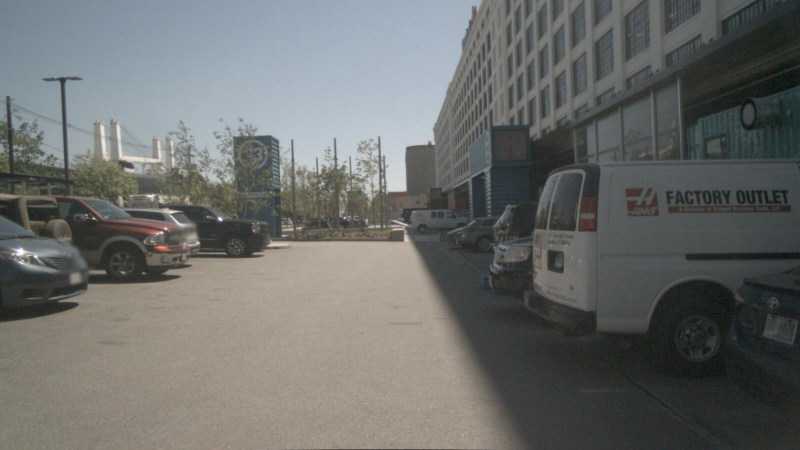
#> input picture input/NuScenes/images/CAM_FRONT/000001.jpg, 1600 x 900 px, found by its file name (shown at 1/2 size); its folder holds 4 pictures in this run
$ python undistort_images.py
#> lines starting #> are read from the running program, lines starting #| are printed output that depends on the picture
import os
import cv2
import numpy as np

# FRONT
image_path_in_front = '/media/cvrr/161d15ca-26dc-4d36-b085-945b15ce24b8/sandbox/datasets/lisat/data/sequences/2018-05-23-001-frame-00042917-00043816/distorted/CAM_FRONT/'
image_path_out_front = '/media/cvrr/161d15ca-26dc-4d36-b085-945b15ce24b8/sandbox/datasets/lisat/data/sequences/2018-05-23-001-frame-00042917-00043816/undistorted/CAM_FRONT/'
# k_1, k_2, p_1, p_2 (radial, tangential)
distortion_coeff_front = np.array([-0.243484617174364, 0.061191670493188, 0, 0])
# intrinsic_matrix is same for all 6 cameras
camera_intrinsic_matrix = np.array([[851.809297551590, 0, 981.172134933419],
                                    [0, 849.762831114839, 692.173655689540],
                                    [0, 0, 1]])
for file in sorted(os.listdir(image_path_in_front)):
    img = cv2.imread(image_path_in_front + file)
#> img is the input picture: shape (900, 1600, 3); mean B, G, R 107.1, 109.1, 107.7
    dst = cv2.undistort(img, camera_intrinsic_matrix, distortion_coeff_front)
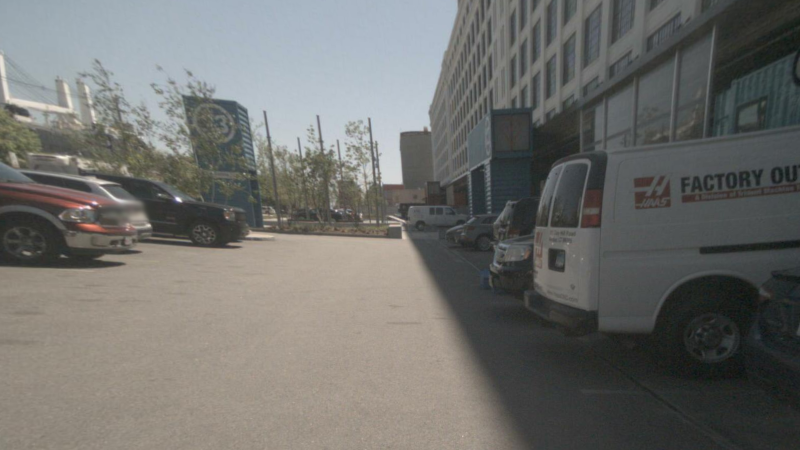
#> dst: shape (900, 1600, 3) (shown at 1/2 size); mean B, G, R 108.2, 111.4, 111.5
    cv2.imwrite(image_path_out_front + file, dst)
#> pass 2 of the loop `for file in sorted(os.listdir(image_path_in_front)):`:
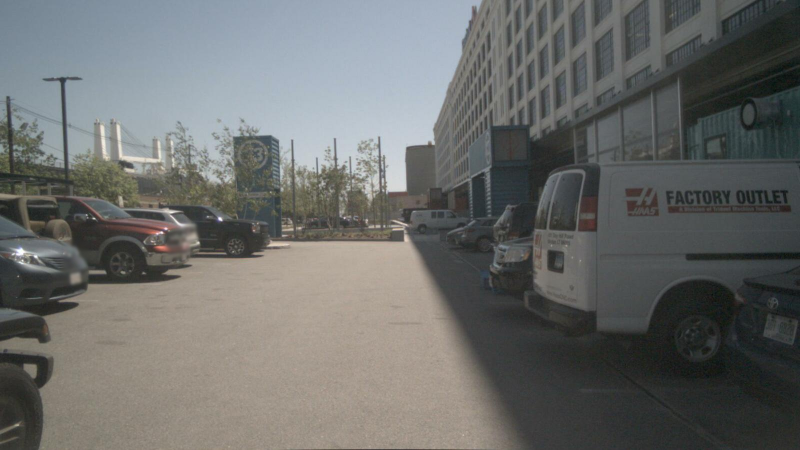
#> input picture input/NuScenes/images/CAM_FRONT/000008.jpg, 1600 x 900 px, found by its file name (shown at 1/2 size)
#> img is the input picture: shape (900, 1600, 3); mean B, G, R 106.8, 108.7, 107.3
#> `dst = cv2.undistort(img, camera_intrinsic_matrix, distortion_coeff_fro..`:
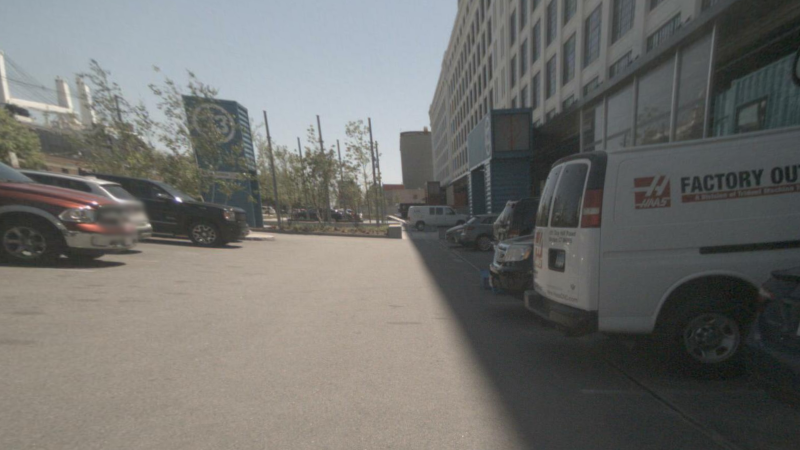
#> dst: shape (900, 1600, 3) (shown at 1/2 size); mean B, G, R 108.8, 111.9, 112.1
#> pass 3 of the loop `for file in sorted(os.listdir(image_path_in_front)):`:
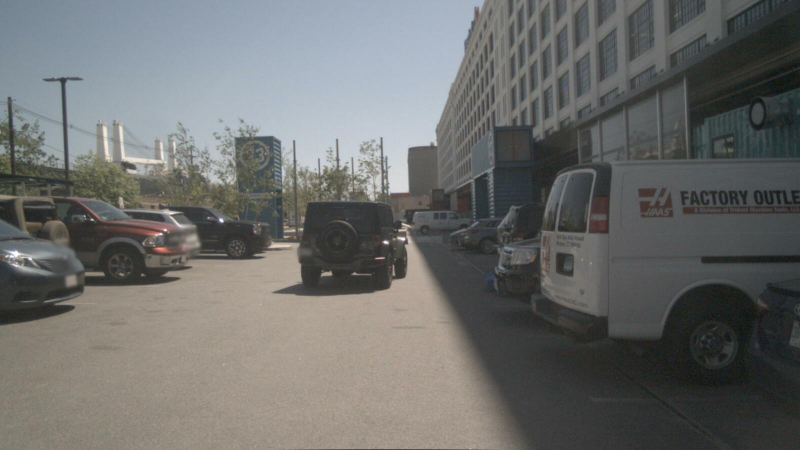
#> input picture input/NuScenes/images/CAM_FRONT/000014.jpg, 1600 x 900 px, found by its file name (shown at 1/2 size)
#> img is the input picture: shape (900, 1600, 3); mean B, G, R 107.9, 109.6, 108.8
#> `dst = cv2.undistort(img, camera_intrinsic_matrix, distortion_coeff_fro..`:
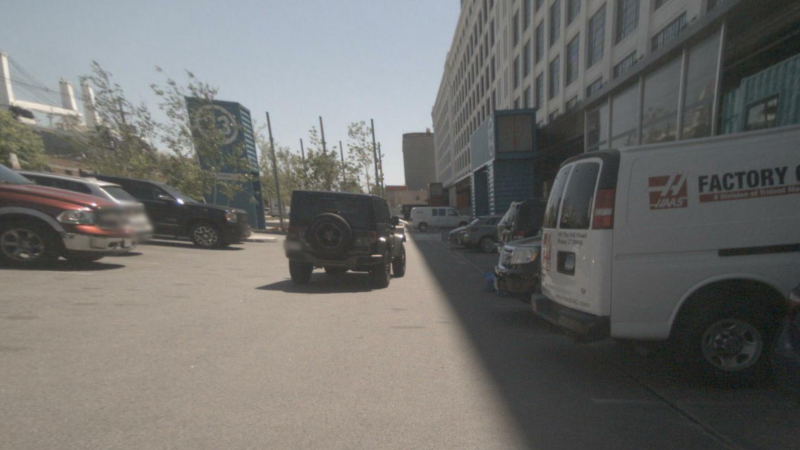
#> dst: shape (900, 1600, 3) (shown at 1/2 size); mean B, G, R 108.7, 111.5, 112.2
#> the loop made 4 passes; the first 3 are shown

# FRONT_RIGHT
image_path_in_front_right = '/media/cvrr/161d15ca-26dc-4d36-b085-945b15ce24b8/sandbox/datasets/lisat/data/sequences/2018-05-23-001-frame-00042917-00043816/distorted/CAM_FRONT_RIGHT/'
image_path_out_front_right = '/media/cvrr/161d15ca-26dc-4d36-b085-945b15ce24b8/sandbox/datasets/lisat/data/sequences/2018-05-23-001-frame-00042917-00043816/undistorted/CAM_FRONT_RIGHT/'
distortion_coeff_front_right = np.array([-0.243484617174364, 0.061191670493188, 0, 0])
#> (the run stopped early here; a loop or call above may not have finished)
